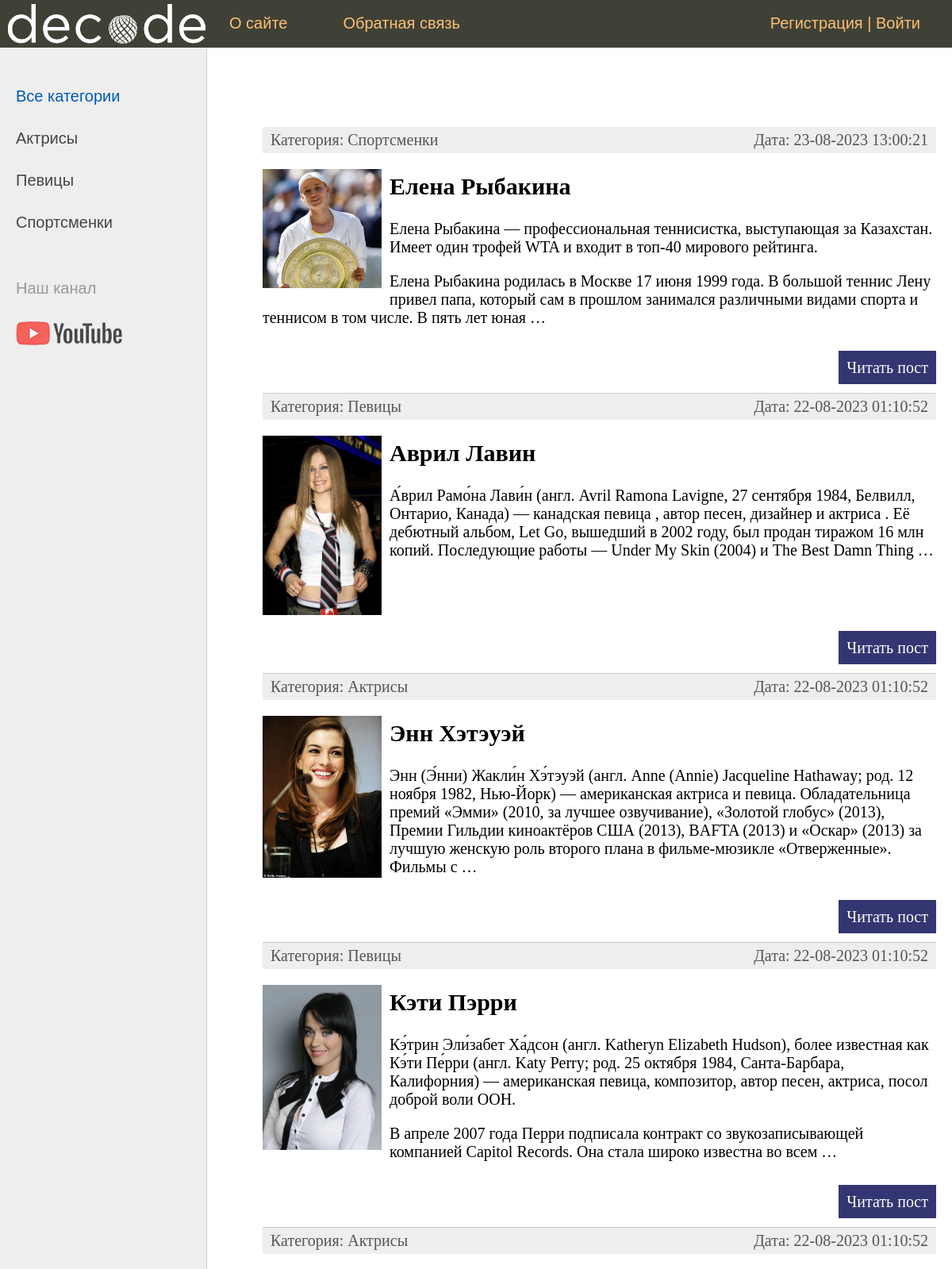
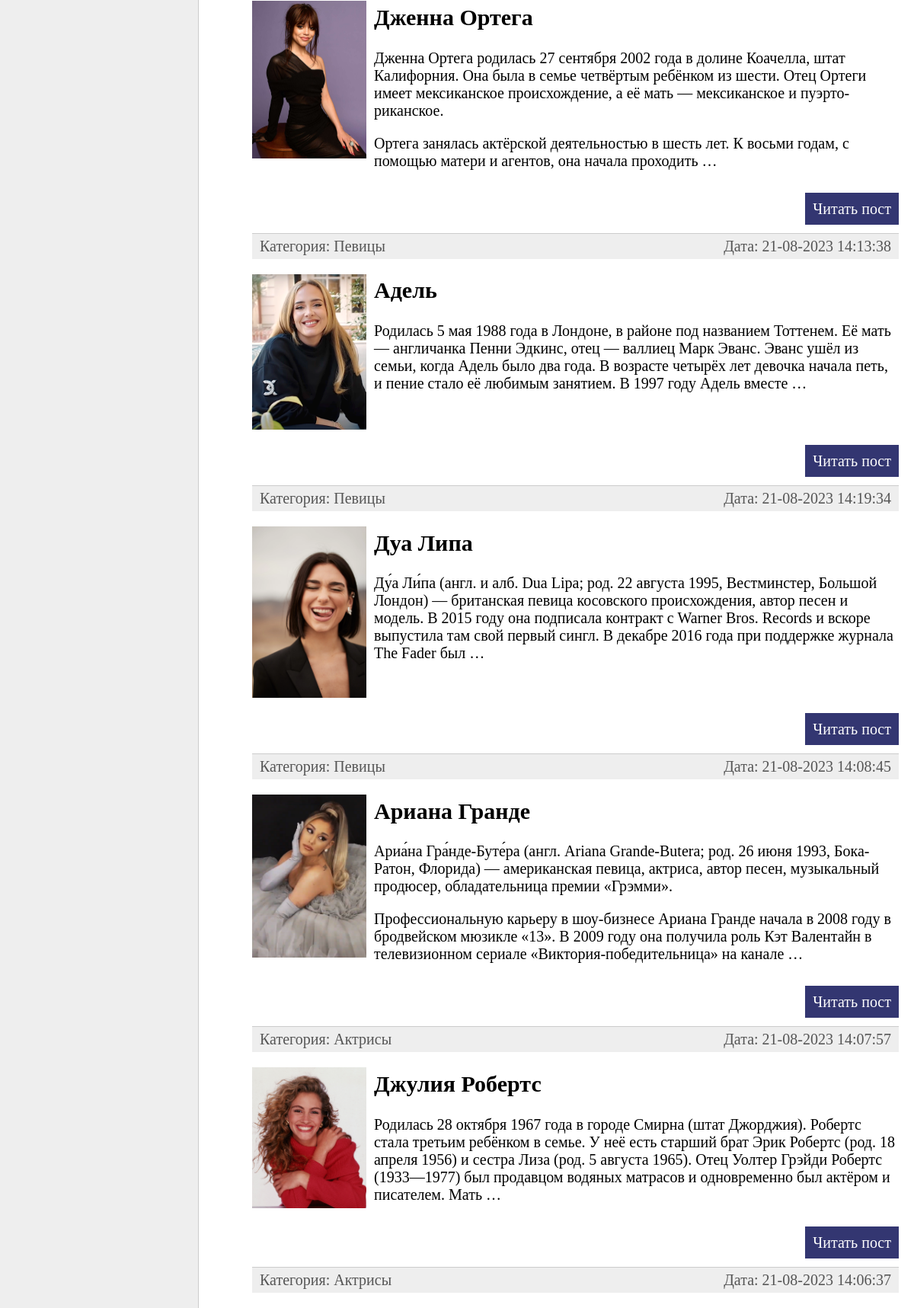
The page / (upper part) on the database its author committed (2 pictures, top to bottom).
### women/models.py (models this page shows, shortened)
class Category(models.Model):
    name = models.CharField(max_length=100, db_index=True, verbose_name='Категория')
    slug = models.SlugField(max_length=255, unique=True, db_index=True, verbose_name="URL")
    def __str__(self):
        return self.name
    def get_absolute_url(self):
        return reverse('category', kwargs={'cat_slug': self.slug})
    class Meta:
        verbose_name = 'Категории'
        verbose_name_plural = 'Категории'
        ordering = ['id']

class Women(models.Model):
    title = models.CharField(max_length=255, verbose_name='Заголовок')
    slug = models.SlugField(max_length=255, unique=True, db_index=True, verbose_name="URL")
    content = models.TextField(blank=True, verbose_name='Текст статьи')
    photo = models.ImageField(upload_to="photos/%Y/%m/%d/", verbose_name='Фото')
    time_create = models.DateTimeField(auto_now_add=True, verbose_name='Время создания')
    time_update = models.DateTimeField(auto_now=True, verbose_name='Время изменения')
    is_published = models.BooleanField(default=True, verbose_name='Публикация')
    cat = models.ForeignKey('Category', on_delete=models.PROTECT, verbose_name='Категория')
    def get_absolute_url(self):
        return reverse('post', kwargs={'post_slug': self.slug})
    class Meta:
        verbose_name = 'Известные женщины'
        verbose_name_plural = 'Известные женщины'
        ordering = ['-time_create', 'title']

### women/views.py (the view)
# urls.py: path('', WomenHome.as_view(), name='home'),
class WomenHome(DataMixin, ListView):
    model = Women
    template_name = 'women/index.html'
    context_object_name = 'posts'
    def get_context_data(self, *, object_list=None, **kwargs):
        context = super().get_context_data(**kwargs)
        c_def = self.get_user_context(title="Главная страница")
        return dict(list(context.items()) + list(c_def.items()))
    def get_queryset(self):
        return Women.objects.filter(is_published=True).select_related('cat')

### women/utils.py (called while the page is built)
    def get_user_context(self, **kwargs):
        context = kwargs
        cats = cache.get('cats')
        if not cats:
            cats = Category.objects.annotate(Count('women'))
            cache.set('cats', cats, 60)
        user_menu = menu.copy()
        if not self.request.user.is_authenticated:
            user_menu.pop(1)
        context['menu'] = user_menu
        context['cats'] = cats
        if 'cat_selected' not in context:
            context['cat_selected'] = 0
        return context

### women/templates/women/index.html (shortened to what this page needs)
{% extends 'women/base.html' %}
{% block content %}
<ul class="list-articles">
	{% for p in posts %}
			<li><div class="article-panel">
	<p class="first">Категория: {{p.cat}}</p>
	<p class="last">Дата: {{p.time_update|date:"d-m-Y H:i:s"}}</p>
</div>
{% if p.photo %}
	<p><img class="img-article-left thumb" src="{{p.photo.url}}"></p>
{% endif %}
				<h2>{{p.title}}</h2>
	{% autoescape on %}
	{{p.content|linebreaks|truncatewords:50}}
	{% endautoescape %}
			<p class="link-read-post"><a href="{{ p.get_absolute_url }}">Читать пост</a></p>
			</li>
	{% endfor %}
</ul>
{% endblock %}

### women/templates/women/base.html (shortened to what this page needs)
{% load static %}
{% load women_tags %}
<!DOCTYPE html>
<html>
<head>
	<link type="text/css" href="{% static 'women/css/styles.css' %}" rel="stylesheet" />
</head>
<body>
<table class="table-page" border=0 cellpadding="0" cellspacing="0">
<tr><td valign=top>
{% block mainmenu %}
		<div class="header">
			<ul id="mainmenu" class="mainmenu">
			<li class="logo"><a href="{% url 'home' %}"><div class="logo"></div></a></li>
{% for m in menu %}
			<li><a href="{% url m.url_name %}">{{m.title}}</a></li>
{% endfor %}
				{% if request.user.is_authenticated %}
				<li class="last"> {{user.username}} | <a href="{% url 'logout' %}">Выйти</a></li>
				{% else %}
				<li class="last"><a href="{% url 'register' %}">Регистрация</a> | <a href="{% url 'login' %}">Войти</a></li>
				{% endif %}
			</ul>
		</div>
{% endblock mainmenu %}
<table class="table-content" border=0 cellpadding="0" cellspacing="0">
<tr>
	<td valign="top" class="left-chapters">
	<ul id="leftchapters">
{% if cat_selected == 0 %}
		<li class="selected">Все категории</li>
{% else %}
		<li><a href="{% url 'home' %}">Все категории</a></li>
{% endif %}
{% for c in cats %}
{% if c.women__count > 0 %}
	{% if c.pk == cat_selected %}
		<li class="selected">{{c.name}}</li>
	{% else %}
		<li><a href="{{ c.get_absolute_url }}">{{c.name}}</a></li>
	{% endif %}
{% endif %}
{% endfor %}
		<li class="share">
		<p>Наш канал</p>
		<a class="share-yt" href="https://www.youtube.com/c/DecodeSchool" target="_blank" rel="nofollow"></a>
		</li>
	</ul>
</td>
<td valign="top" class="content">
	<div class="content-text">
{% block content %}
{% endblock %}
	</div>
</td></tr></table>
</td></tr>
</table>
</body>
</html>

### women/static/women/css/styles.css (style rules this page uses)
html, body { font-family: 'Arial'; margin: 0; padding: 0; height: 100%; width: 100%; color: #444; }
a { color: #0059b2; text-decoration: none; }
img { max-width: 600px; height: auto; }
img.img-article-left { max-width: 300px; height: auto; float: left; padding: 0 10px 10px 0; }
img.img-article-left.thumb { max-width: 150px; height: auto; }
p.link-read-post { text-align: right; }
p.link-read-post a { padding: 10px; min-width: 100px; background: #333671; color: #fff; text-decoration: none; }
div.article-panel { background: #eee; padding: 5px 10px 5px 10px; box-sizing: border-box; overflow: hidden; color: #555; }
div.article-panel p.first { margin: 0; float: left; }
div.article-panel p.last { margin: 0; float: right; }
ul.list-articles { list-style: none; margin: 0; padding: 0; }
ul.list-articles li { border-bottom: 1px solid #ccc; }
.table-page { width: 100%; height: 100%; vertical-align: top; }
.table-page tr { height: 100%; }
.header { background: #3F4137; height: 60px; }
.logo { background: url('../images/logo-white.png') no-repeat 10px 5px; width: 259px; height: 300px; }
ul.mainmenu { list-style: none; margin: 0; padding: 0; height: 60px; color: #fdc073; font-size: 20px; overflow: hidden; }
ul.mainmenu li { float: left; margin: 18px 40px 0 30px; }
ul.mainmenu li.logo { margin: 0; }
ul.mainmenu li.last { float: right; }
ul.mainmenu li a { color: #fdc073; text-decoration: none; }
.table-content { width: 100%; min-height: 100%; height: 100%; }
.left-chapters { margin: 0; background: #eee; border-right: 1px solid #ccc; min-height: 100%; }
.left-chapters ul { width: 230px; min-height: 100%; margin: 0; padding: 20px 10px 10px 20px; list-style: none; font-size: 20px; }
.left-chapters ul li { margin: 30px 0 0 0; color: #999; }
.left-chapters ul li.selected { color: #0059b2; }
.left-chapters ul li a { color: #444; text-decoration: none; }
.left-chapters ul li.share { margin: 60px 0 0 0; }
.left-chapters ul li.share p { margin: 30px 0 30px 0; }
.left-chapters ul li.share a { display: inline-block; width: 40px; height: 40px; margin: 0 20px 0 0; }
.left-chapters ul li.share a.share-yt { width: 100%; height: 30px; background: url('../images/share_yt.png') no-repeat 0 0 }
.content { padding: 40px 20px 20px 40px; width: 100%; box-sizing: border-box; }
.content-text { margin: 60px 0 0 30px; color: #000; font-size: 20px; font-family: Yandex Sans Display Light; }

### rows shown on the page
Category: name "Актрисы"
Category: name "Певицы"
Category: name "Спортсменки"
Women: cat "Спортсменки", time_update "23-08-2023 13:00:21", photo (picture), title "Елена Рыбакина", content "Елена Рыбакина — профессиональная теннисистка, выступающая за Казахстан. Имеет один трофей WTA и входит в топ-40 мирового рейтинга. Елена Рыбакина родилась в Москве 17 июня 1999 года. В большой теннис Лену привел папа, который сам в прошлом занимался различными видами спорта и теннисом в том числе. В пять лет юная …"
Women: cat "Певицы", time_update "22-08-2023 01:10:52", photo (picture), title "Аврил Лавин", content "А́врил Рамо́на Лави́н (англ. Avril Ramona Lavigne, 27 сентября 1984, Белвилл, Онтарио, Канада) — канадская певица , автор песен, дизайнер и актриса . Её дебютный альбом, Let Go, вышедший в 2002 году, был продан тиражом 16 млн копий. Последующие работы — Under My Skin (2004) и The Best Damn Thing …"
Women: cat "Актрисы", time_update "22-08-2023 01:10:52", photo (picture), title "Энн Хэтэуэй", content "Энн (Э́нни) Жакли́н Хэ́тэуэй (англ. Anne (Annie) Jacqueline Hathaway; род. 12 ноября 1982, Нью-Йорк) — американская актриса и певица. Обладательница премий «Эмми» (2010, за лучшее озвучивание), «Золотой глобус» (2013), Премии Гильдии киноактёров США (2013), BAFTA (2013) и «Оскар» (2013) за лучшую женскую роль второго плана в фильме-мюзикле «Отверженные». Фильмы с …"
Women: cat "Певицы", time_update "22-08-2023 01:10:52", photo (picture), title "Кэти Пэрри", content "Кэ́трин Эли́забет Ха́дсон (англ. Katheryn Elizabeth Hudson), более известная как Кэ́ти Пе́рри (англ. Katy Perry; род. 25 октября 1984, Санта-Барбара, Калифорния) — американская певица, композитор, автор песен, актриса, посол доброй воли ООН. В апреле 2007 года Перри подписала контракт со звукозаписывающей компанией Capitol Records. Она стала широко известна во всем …"
Women: cat "Актрисы", time_update "22-08-2023 01:10:52", photo (picture), title "Дженна Ортега", content "Дженна Ортега родилась 27 сентября 2002 года в долине Коачелла, штат Калифорния. Она была в семье четвёртым ребёнком из шести. Отец Ортеги имеет мексиканское происхождение, а её мать — мексиканское и пуэрто-риканское. Ортега занялась актёрской деятельностью в шесть лет. К восьми годам, с помощью матери и агентов, она начала проходить …"
Women: cat "Певицы", time_update "21-08-2023 14:13:38", photo (picture), title "Адель", content "Родилась 5 мая 1988 года в Лондоне, в районе под названием Тоттенем. Её мать — англичанка Пенни Эдкинс, отец — валлиец Марк Эванс. Эванс ушёл из семьи, когда Адель было два года. В возрасте четырёх лет девочка начала петь, и пение стало её любимым занятием. В 1997 году Адель вместе …"
Women: cat "Певицы", time_update "21-08-2023 14:19:34", photo (picture), title "Дуа Липа", content "Ду́а Ли́па (англ. и алб. Dua Lipa; род. 22 августа 1995, Вестминстер, Большой Лондон) — британская певица косовского происхождения, автор песен и модель. В 2015 году она подписала контракт с Warner Bros. Records и вскоре выпустила там свой первый сингл. В декабре 2016 года при поддержке журнала The Fader был …"
Women: cat "Певицы", time_update "21-08-2023 14:08:45", photo (picture), title "Ариана Гранде", content "Ариа́на Гра́нде-Буте́ра (англ. Ariana Grande-Butera; род. 26 июня 1993, Бока-Ратон, Флорида) — американская певица, актриса, автор песен, музыкальный продюсер, обладательница премии «Грэмми». Профессиональную карьеру в шоу-бизнесе Ариана Гранде начала в 2008 году в бродвейском мюзикле «13». В 2009 году она получила роль Кэт Валентайн в телевизионном сериале «Виктория-победительница» на канале …"
Women: cat "Актрисы", time_update "21-08-2023 14:07:57", photo (picture), title "Джулия Робертс", content "Родилась 28 октября 1967 года в городе Смирна (штат Джорджия). Робертс стала третьим ребёнком в семье. У неё есть старший брат Эрик Робертс (род. 18 апреля 1956) и сестра Лиза (род. 5 августа 1965). Отец Уолтер Грэйди Робертс (1933—1977) был продавцом водяных матрасов и одновременно был актёром и писателем. Мать …"
Women: cat "Актрисы", time_update "21-08-2023 14:06:37"

### other values the page prints
{{ m.title }} "О сайте" "Обратная связь"
